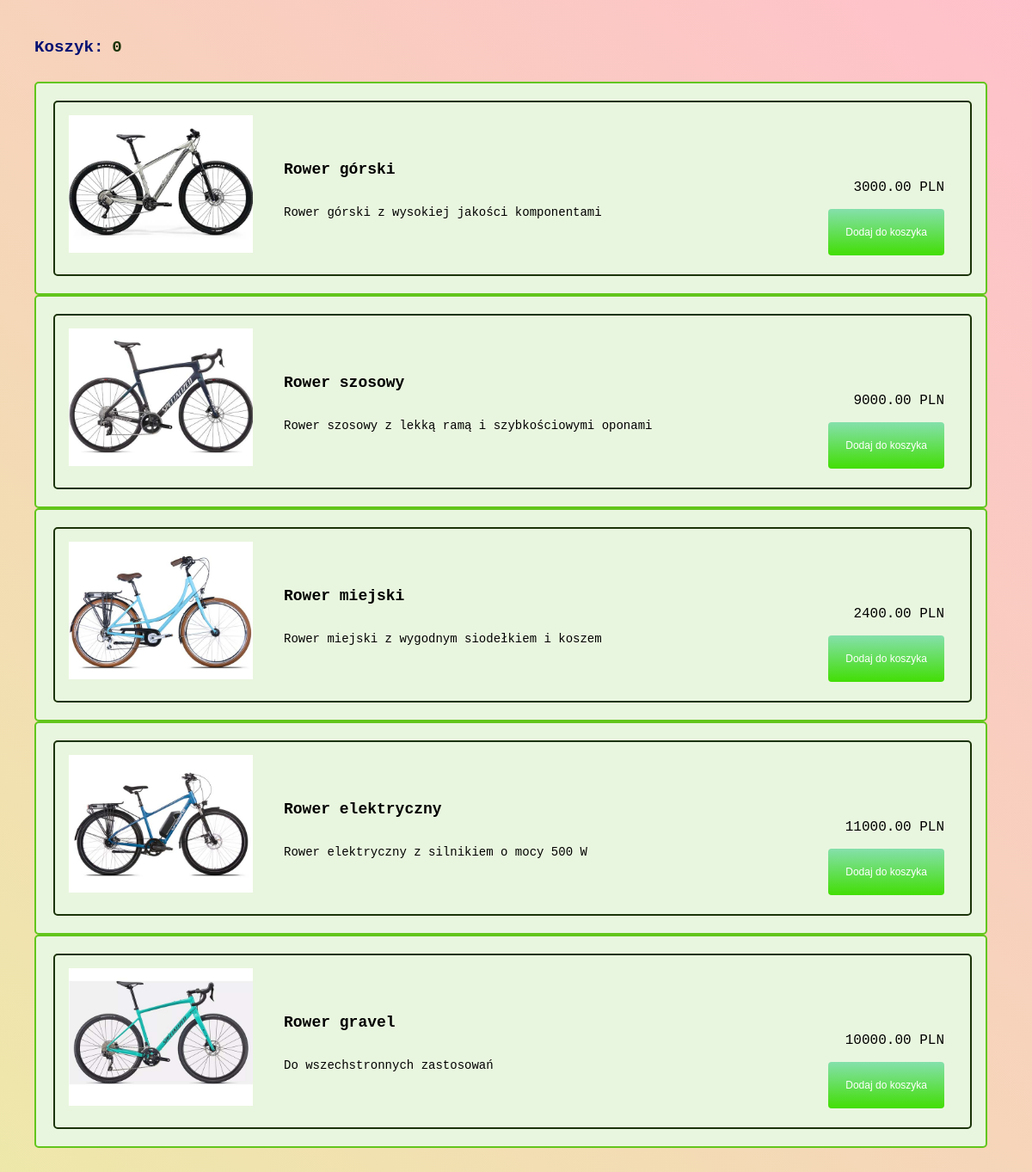
The page / on the database its author committed.
### tables this page shows
CREATE TABLE `products` (
  `id` int(11) NOT NULL,
  `name` varchar(255) NOT NULL,
  `description` text NOT NULL,
  `price` decimal(10,2) NOT NULL,
  `image` varchar(255) NOT NULL
);

### functions.php (the view, shortened to what this page needs)
<?php
function component($product_name, $product_price, $product_description, $product_image, $product_id)
{
    $component = '
 <form action="index.php" method="POST">
    <div class="box">
        <div class="box-left">
            <img src="' . $product_image . '" alt="Zdjęcie" class="box-image">
        </div>
        <div class="box-center">
            <h3 class="box-name">' . $product_name . '</h3>
            <p class="box-description">' . $product_description . '</p>
        </div>
        <div class="box-right">
            <p class="box-price">' . $product_price . ' PLN</p>
            <button type="submit" class="box-button"" name="add">Dodaj do koszyka</button>
            <input type="hidden" name="product_id" value=' . $product_id . '>
        </div>
    </form>
</div>
  ';
    echo $component;
}
?>

### index.php (shortened to what this page needs)
<?php
require_once "db_config.php";
require_once "functions.php";
try {
    $connection = mysqli_connect(DB_HOST, DB_USERNAME, DB_PASSWORD, DB_NAME);
} catch (Exception $error) {
    $_SESSION['error_server'] = "Błąd połączenia z bazą danych: " . $error->getMessage() . " (kod błędu: " . $error->getCode() . ")";
    header('Location: index.php');
}
?>
<!DOCTYPE html>
<html lang="pl-PL">
<head>
    <link rel="stylesheet" href="style.css">
</head>
<body>
<div id="logo">
    <a href="cart.php" class="logo-item active">
        <h4 class="px-10 cart">Koszyk:
            <?php
            if (isset($_SESSION['cart'])) {
                $count = count($_SESSION['cart']);
                echo "<span id='cart_count' class='text-warning bg-light'>$count</span>";
            } else {
                echo "<span id='cart_count' class='text-warning bg-light'>0</span>";
            }
            ?>
        </h4>
    </a>
</div>
<div class="container-fluid">
    <?php
    $sql = "SELECT * FROM products";
    $result = mysqli_query($connection, $sql);
    while ($row = mysqli_fetch_assoc($result)) {
        component($row['name'], $row['price'], $row['description'], $row['image'], $row['id']);
    }
    ?>
</body>
</html>

### style.css (style rules this page uses)
body { font-family: "Courier New", sans-serif; margin: 40px; padding: 0; background: #eecda3; background: -webkit-linear-gradient(to right, #eecda3, #ef629f); background: linear-gradient(45deg, palegoldenrod, pink); min-height: 100vh; }
button[type="submit"] { background: linear-gradient(#85e0ac, #42de04); color: white; font-size: 12px; height: auto; width: auto; border: none; border-radius: 4px; }
.logo-item { text-align: right; text-decoration: none; color: #000000; font-size: 1.2em; }
.logo-item.active { color: #001072; }
.cart { display: flex; align-items: center; }
h4 { text-align: right; }
#cart_count { color: #1B3309; padding: 0.2em 0.5em; border-radius: 50%; }
.box { width: 100%; height: 200px; border: 2px solid #1B3309; display: flex; border-radius: 5px; clear: both; }
.box-left { width: 30%; height: 100%; display: flex; align-items: center; justify-content: center; }
.box-image { width: auto; height: calc(100% - 40px); object-fit: cover; padding-bottom: 10px; }
.box-center { width: 60%; height: 100%; display: flex; flex-direction: column; align-items: flex-start; justify-content: center; padding: 0 20px; }
.box-name { font-size: 18px; }
.box-description { font-size: 14px; }
.box-right { width: 30%; height: 100%; display: flex; flex-direction: column; align-items: flex-end; justify-content: space-between; padding: 20px; }
.box-price { margin-top: 70px; margin-right: 10px; font-size: 16px; }
.box-button { padding: 20px; margin-bottom: 50px; margin-right: 10px; width: 120px; height: 20px; font-size: 14px; border-radius: 30px; }
form { width: 95%; background-color: #E9F6DF; padding: 20px; border: 2px solid #62C51B; border-radius: 5px; }

### rows shown on the page
products: image (picture), name "Rower górski", description "Rower górski z wysokiej jakości komponentami", price "3000.00"
products: image (picture), name "Rower szosowy", description "Rower szosowy z lekką ramą i szybkościowymi oponami", price "9000.00"
products: image (picture), name "Rower miejski", description "Rower miejski z wygodnym siodełkiem i koszem", price "2400.00"
products: image (picture), name "Rower elektryczny", description "Rower elektryczny z silnikiem o mocy 500 W", price "11000.00"
products: image (picture), name "Rower gravel", description "Do wszechstronnych zastosowań", price "10000.00"
